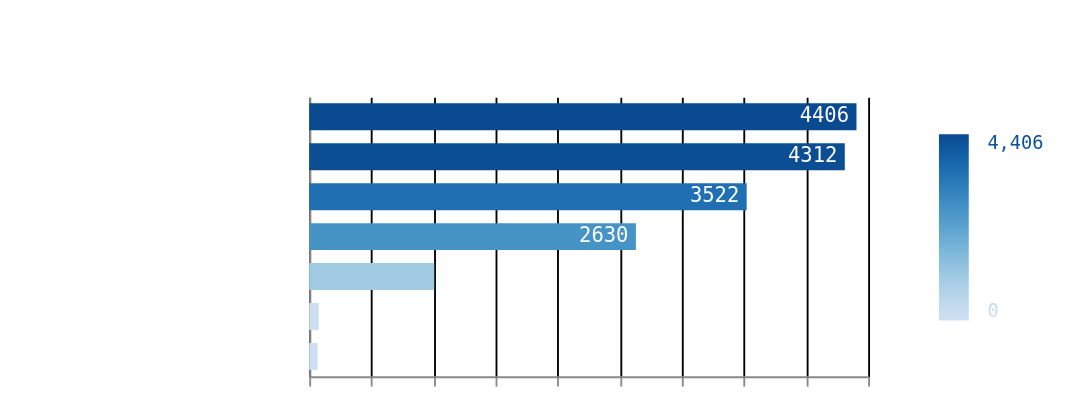

Describe this chart as a Vega-Lite specification.
### Vega-Lite specification from a JSON file in a GitHub repository (floating-point values rounded to 4 significant figures)
{"$schema": "https://vega.github.io/schema/vega-lite/v5.json", "description": "Geekbench Vulkan Benchmark", "background": null, "width": "container", "height": 150, "config": {"axis": {"gridColor": "var(--color-line-secondary)"}, "style": {"guide-label": {"font": "'JetBrains Mono', monospace", "fill": "var(--color-text-emphasis)"}, "guide-title": {"font": "'JetBrains Mono', monospace", "fill": "var(--color-text-emphasis)"}, "group-title": {"font": "'JetBrains Mono', monospace", "fill": "var(--color-text-emphasis)"}, "group-subtitle": {"font": "'JetBrains Mono', monospace", "fontStyle": "italic", "fill": "var(--color-text-primary)"}}, "text": {"font": "'JetBrains Mono', monospace", "fontSize": 11}, "view": {"stroke": null}}, "title": {"text": "Geekbench Vulkan Benchmark", "subtitle": "more is better", "offset": 20}, "data": {"name": "scores", "values": [{"name": "AMD Radeon™ Vega 3", "score": 4406}, {"name": "NVIDIA Tegra X1 (rev B)", "score": 4312}, {"name": "Mali-G610 MC4", "score": 3522}, {"name": "Mali-G52", "score": 1006}, {"name": "Mali-T860", "score": 67}, {"name": "Intel® HD Graphics 510", "score": 2630}, {"name": "VideoCore VI (V3D-620)", "score": 76}]}, "encoding": {"y": {"field": "name", "type": "nominal", "sort": "-x", "title": null, "axis": {"ticks": false, "labelPadding": 8, "labelFontWeight": "bold", "labelFontSize": 11}}, "x": {"field": "score", "type": "quantitative", "title": null, "axis": {"labelSeparation": 10, "labelFlush": false}}}, "layer": [{"mark": {"type": "bar", "height": {"band": 0.75}}, "encoding": {"color": {"field": "score", "type": "quantitative", "scale": {"domainMin": 0}, "legend": {"title": "Score", "titleOrient": "bottom", "gradientLength": 100, "padding": 20, "labelOffset": 10, "tickCount": 1}}}}, {"mark": {"type": "text", "aria": false, "align": {"expr": "datum.score < 1500 ? 'left' : 'right'"}, "dx": {"expr": "datum.score < 1500 ? 4 : -4"}}, "encoding": {"text": {"field": "score", "type": "quantitative"}, "color": {"condition": {"test": {"field": "score", "gt": 2000}, "value": "white"}, "value": "var(--color-text-emphasis)"}}}]}
